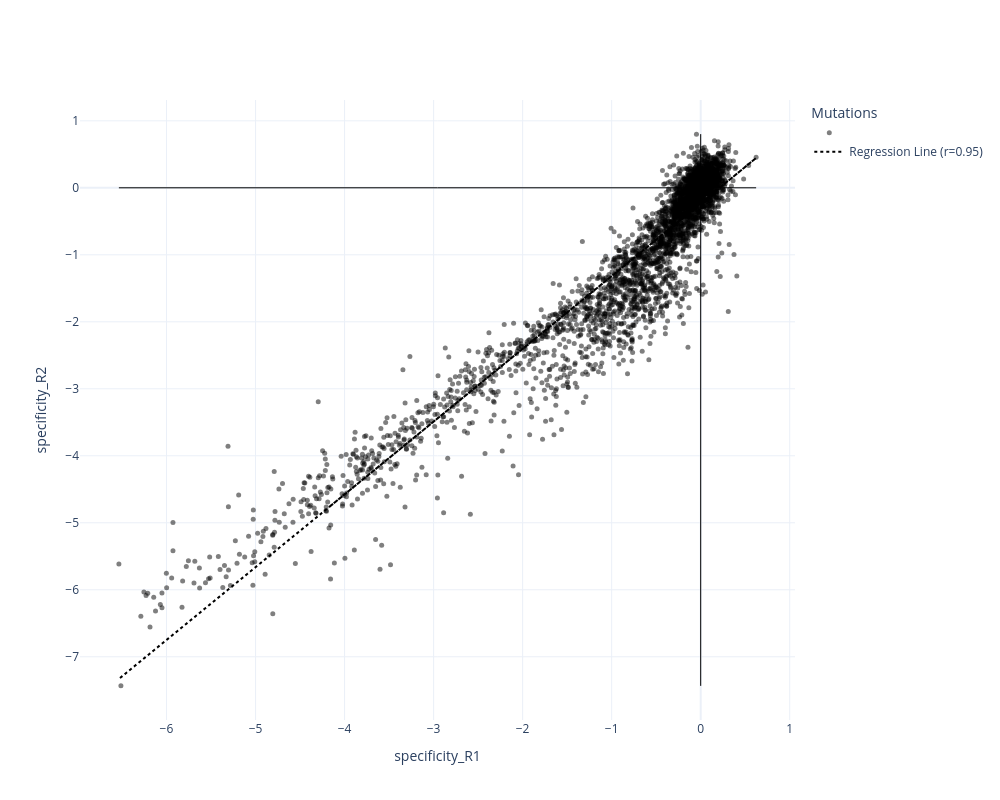

This figure's notebook cell:
### Code cell
data_type = 'specificity'
the = 1
fig = replicate_scatter(df_Kan_Ara, data_type, the)
fig.savefig('./Figures/spe_rep_' + str(the) + 'error.svg')
fig.savefig('./Figures/spe_rep_' + str(the) + 'error.png')

plotly_fig, search_html = interactive_replicate_scatter(df_Kan_Ara, data_type, the)

### Figure 1 — Plotly figure (JSON) as saved in the notebook; plotly's stock layout.template omitted (floating-point values rounded to 4 significant figures; data arrays with more than 128 entries replaced by an {"elided": "..."} marker saying what was removed)
{"data": [{"customdata": {"elided": "3305x2 float values"}, "hovertemplate": "Mutation: %{text}<br>specificity_R1: %{x:.2f}<br>specificity_R2: %{y:.2f}<br>stderr_R1: %{customdata[0]:.2f}<br>stderr_R2: %{customdata[1]:.2f}", "marker": {"color": "black", "opacity": 0.5, "size": 5}, "mode": "markers", "name": "", "text": {"elided": "3305 str values"}, "type": "scatter", "x": {"elided": "3305 float values"}, "y": {"elided": "3305 float values"}}, {"line": {"color": "black", "dash": "dot"}, "mode": "lines", "name": "Regression Line (r=0.95)", "type": "scatter", "x": {"elided": "3305 float values"}, "y": {"elided": "3305 float values"}}], "layout": {"height": 800, "legend": {"title": {"text": "Mutations"}}, "shapes": [{"line": {"color": "black", "width": 1}, "type": "line", "x0": -6.535, "x1": 0.6226, "y0": 0, "y1": 0}, {"line": {"color": "black", "width": 1}, "type": "line", "x0": 0, "x1": 0, "y0": -7.434, "y1": 0.8014}], "width": 1000, "xaxis": {"title": {"text": "specificity_R1"}}, "yaxis": {"title": {"text": "specificity_R2"}}}}
